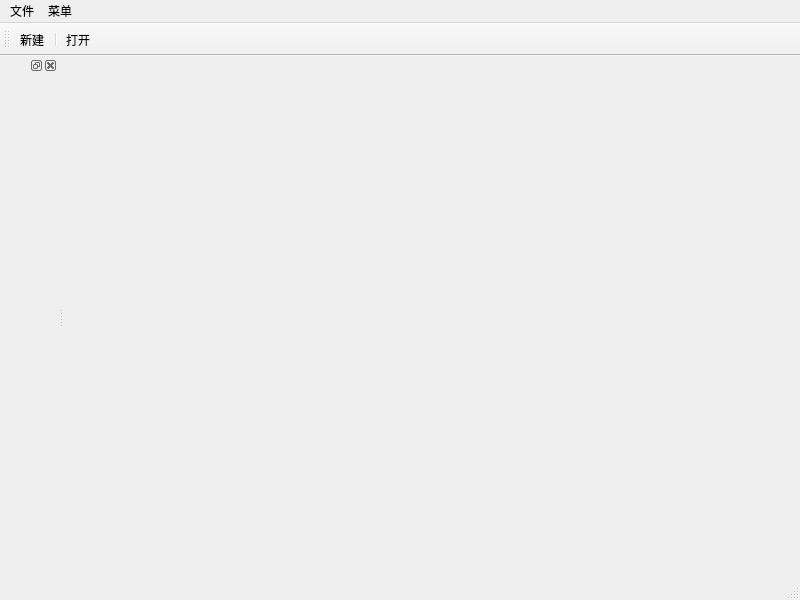
<?xml version="1.0" encoding="UTF-8"?>
<ui version="4.0">
 <class>MainWindow</class>
 <widget class="QMainWindow" name="MainWindow">
  <property name="geometry">
   <rect>
    <x>0</x>
    <y>0</y>
    <width>800</width>
    <height>600</height>
   </rect>
  </property>
  <property name="windowTitle">
   <string>MainWindow</string>
  </property>
  <widget class="QWidget" name="centralwidget"/>
  <widget class="QMenuBar" name="menubar">
   <property name="geometry">
    <rect>
     <x>0</x>
     <y>0</y>
     <width>800</width>
     <height>23</height>
    </rect>
   </property>
   <widget class="QMenu" name="menu">
    <property name="title">
     <string>文件</string>
    </property>
    <addaction name="actionnew"/>
    <addaction name="separator"/>
    <addaction name="actionopen"/>
   </widget>
   <widget class="QMenu" name="menu_2">
    <property name="title">
     <string>菜单</string>
    </property>
   </widget>
   <addaction name="menu"/>
   <addaction name="menu_2"/>
  </widget>
  <widget class="QStatusBar" name="statusbar"/>
  <widget class="QDockWidget" name="dockWidget">
   <property name="allowedAreas">
    <set>Qt::BottomDockWidgetArea|Qt::TopDockWidgetArea</set>
   </property>
   <attribute name="dockWidgetArea">
    <number>1</number>
   </attribute>
   <widget class="QWidget" name="dockWidgetContents"/>
  </widget>
  <widget class="QToolBar" name="toolBar">
   <property name="windowTitle">
    <string>toolBar</string>
   </property>
   <attribute name="toolBarArea">
    <enum>TopToolBarArea</enum>
   </attribute>
   <attribute name="toolBarBreak">
    <bool>false</bool>
   </attribute>
   <addaction name="actionnew"/>
   <addaction name="separator"/>
   <addaction name="actionopen"/>
  </widget>
  <action name="actionnew">
   <property name="text">
    <string>新建</string>
   </property>
  </action>
  <action name="actionopen">
   <property name="text">
    <string>打开</string>
   </property>
  </action>
 </widget>
 <resources/>
 <connections/>
</ui>
